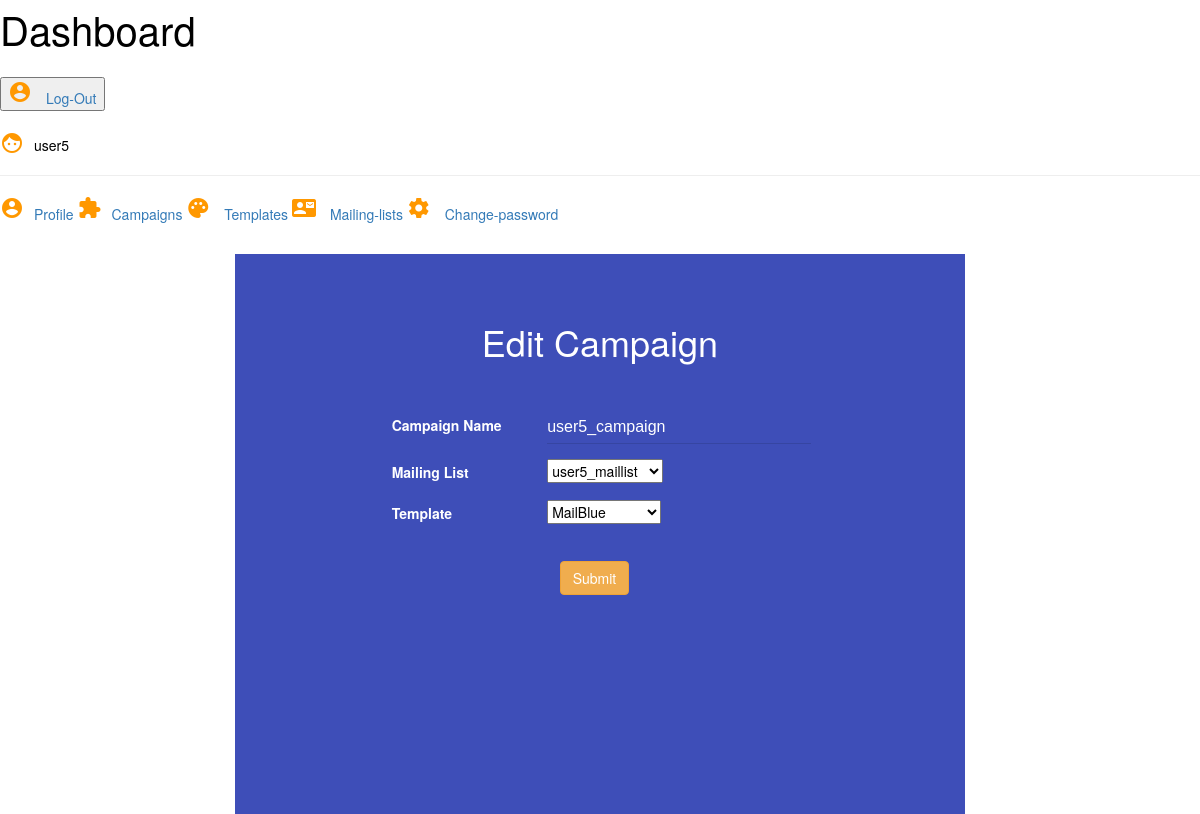
Page /edit-campaign/13/ (signed in) on the committed database.
### campaign/models.py (models this page shows, shortened)
class UserCampaign(models.Model):
	campaign_name = models.CharField(max_length = 50, unique = True)
	user = models.ForeignKey('auth.User')
	created_date = models.DateTimeField(default = timezone.now)
	mail_list = models.ForeignKey(MailingList)
	template = models.ForeignKey(Template)

### campaign/views.py (the view)
# urls.py: url(r'^edit-campaign/(?P<pk>[0-9]+)/$', views.EditCampaignView.as_view(), name='edit_campaign'),
class EditCampaignView(SuccessMessageMixin, LoginRequiredMixin, ValidCampaignMixin, generic.UpdateView):
	model = UserCampaign
	form_class = EditCampaignForm
	template_name = 'campaign/edit_campaign.html'
	success_url = reverse_lazy('campaign:show_campaign')
	success_message = 'Campaign Edited Successfully'
	def get_form_kwargs(self):
		kwargs = super(EditCampaignView, self).get_form_kwargs()
		kwargs['request'] = self.request
		return kwargs

### campaign/forms.py
class EditCampaignForm(forms.ModelForm):
	def __init__(self, *args, **kwargs):
		request = kwargs.pop("request")
		super(EditCampaignForm, self).__init__(*args, **kwargs)
		self.fields["mail_list"].queryset = MailingList.objects.filter(user = request.user)
	class Meta:
		model = UserCampaign
		fields = ['campaign_name','mail_list','template']

### campaign/mixins.py (called while the page is built)
	def dispatch(self, request, *args, **kwargs):
		if UserCampaign.objects.filter(pk=kwargs['pk']).exists():
			camp = UserCampaign.objects.get(pk=kwargs['pk'])
			if camp.user.id != self.request.user.id:
				messages.success(self.request, 'The campaign you are trying to reach does not authenticated')
				return redirect('campaign:show_campaign')
		else:
			messages.success(self.request, 'The campaign you are trying to reach does not exists' )
			return redirect('campaign:show_campaign')
		return super(ValidCampaignMixin, self).dispatch(request, *args, **kwargs)

### campaign/models.py (called while the page is built)
	def __str__(self):
		return self.mail_list_name

	def __str__(self):
		return self.template_name

### campaign/templates/campaign/edit_campaign.html (shortened to what this page needs)
{% load staticfiles %}
{% load static %}
<!DOCTYPE html>
<html>
    <head>
        <link rel="stylesheet" href="https://code.getmdl.io/1.3.0/material.amber-yellow.min.css" />
  		<link rel="stylesheet" href="https://maxcdn.bootstrapcdn.com/bootstrap/3.3.7/css/bootstrap.min.css">
        <link rel="stylesheet" href="{% static 'css/edit.css' %}">
    </head>
    <body>
        <div class="mdl-layout mdl-js-layout mdl-layout--fixed-header">
            <header class="mdl-layout__header">
                <div class="mdl-layout__header-row">
					<a href="{% url 'campaign:dashboard' %}" style=" text-decoration: none;">
                        <span class="mdl-layout-title ttl">Dashboard</span>
                    </a>
                    <nav class="mdl-navigation mdl-layout--large-screen-only">
                        <a href="{% url 'chimp_users:logout' %}">
                            <button type="button" class="mdl-button mdl-js-button mdl-button--raised mdl-js-ripple-effect mdl-button--accent">
                                <i class="material-icons sps">account_circle</i> Log-Out
                            </button>
                        </a>
                    </nav>
                </div>
            </header>
            <div class="mdl-layout__drawer text-left" style="padding-top:20px;">
                <span class="mdl-layout-title"><i class="material-icons ussps" >face</i>{{ request.user.first_name }}</span>
                <hr>
                <nav class="mdl-navigation">
                    <a class="mdl-navigation__link" href="{% url 'chimp_users:show_user_profile' %}"><i class="material-icons sps">account_circle</i>Profile</a>
                    <a class="mdl-navigation__link" href="{% url 'campaign:show_campaign' %}" style=" text-decoration: none;"><i class="material-icons sps">extension</i>Campaigns</a>
                    <a class="mdl-navigation__link" href="{% url 'campaign:show_templates' %}" style=" text-decoration: none;"><i class="material-icons sps">palette</i> Templates</a>
                    <a class="mdl-navigation__link" href="{% url 'campaign:show_mailing_list' %}" style=" text-decoration: none;"><i class="material-icons sps">contact_mail</i> Mailing-lists</a>
                    <a class="mdl-navigation__link" href="{% url 'chimp_users:change_password' %}"><i class="material-icons sps">settings</i> Change-password</a>
                </nav>
            </div>
            <main class="mdl-layout__content">
                <div class="page-content">
					<div class="container">
						<div class="col-lg-8 col-lg-offset-2" style="margin-top:30px;">
							<div class="demo-card-event mdl-card mdl-shadow--2dp text-center" style="width: 100%;">
								<div class="mdl-card--expand text-left" style="color:#fff;padding:18px;">
                                    <h1>Edit Campaign</h1>
                                    <form class="col-lg-12"  method="post">{% csrf_token %}
                                        <div class="form-group col-lg-12">
                                            <div class="col-lg-3 col-lg-offset-2 trans formimp1" style="padding:0px;">
                                                <label aria-hidden="true" style="padding: 2px; margin: 1px; color:#fff !important;">Campaign Name</label>
                                            </div>
                                            <div class="col-lg-5 formm" style="padding: 0px;">
                                                {{form.campaign_name}}
                                            </div>
                                        </div>
                                        <div class="form-group col-lg-12">
                                            <div class="col-lg-3 col-lg-offset-2 trans formimp1" style="padding:0px;">
                                                <label aria-hidden="true" style="padding: 2px;margin: 1px;color:#fff !important;">Mailing List</label>
                                            </div>
                                            <div class="col-lg-5 form-control1" style="padding: 0px;">
                                                {{form.mail_list}}
                                            </div>
                                        </div>
                                        <div class="form-group col-lg-12">
                                            <div class="col-lg-3 col-lg-offset-2 trans formimp1" style="padding:0px;">
                                                <label aria-hidden="true" style="padding: 2px;margin: 1px; color:#fff !important;">Template</label>
                                            </div>
                                            <div class="col-lg-5 form-control1" style="padding: 0px;">
                                                {{form.template}}
                                            </div>
                                        </div>
                                        <div class="col-lg-2 col-lg-offset-5">
                                            <button class="btn btn-warning" type="submit" name="button">Submit</button>
                                        </div>
                                    </form>
								</div>
							</div>
						</div>
					</div>
                </div>
            </main>
        </div>
    </body>
</html>

### static/css/edit.css (style rules this page uses)
* { color: #000; }
.ttl { font-size: 40px; }
.ussps { vertical-align: text-bottom; margin-right: 10px; color: #FF9800; }
.sps { margin-right: 10px; color: #FF9800; }
.demo-card-event.mdl-card { display: table; height: 70vh; width: auto; background: #3E4EB8; }
h1 { text-align: center !important; margin: 50px; }
button { margin-top: 20px; }
.formm input { border: none; border-bottom: 1px solid rgba(0,0,0,.12); display: block; font-size: 16px; font-family: "Helvetica","Arial",sans-serif; margin: 0; padding: 4px 0; width: 100%; background: 0 0; text-align: left; color: white; }

### rows in the picture
UserCampaign: campaign_name "user5_campaign", mail_list "user5_maillist", template "MailBlue"

### other values in the picture
{{ request.user.first_name }} "user5"
